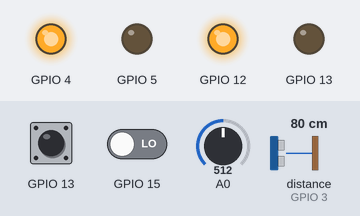
Bench run of a program on a simulated ESP8266 (NodeMCU). Parts: output pins drawn as LEDs (lit = HIGH). The test bench sets the inputs (shaded band); at power-on: GPIO 13 HIGH, GPIO 15 LOW, A0 = 512, distance to the obstacle (sensor on GPIO 3) 80 cm. WiFi joins after 1.5 s; servers stay silent unless stated; no MQTT or app messages arrive unless stated; what the program prints to the serial monitor is not drawn.

Above: at 31.78 s.
At 34.4 s:
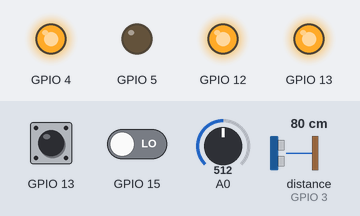
Timing chart, 0 to 38.1 s (numbered marks = the images above):
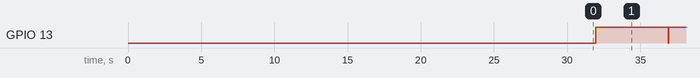

The program:

main.cpp
```cpp
#include <Arduino.h>
#include <SPI.h>
#include <Ethernet.h>
#include <PubSubClient.h>

#include <ESP8266mDNS.h>
#include <WiFiUdp.h>
#include <ArduinoOTA.h>

#include <ESP8266WiFi.h>
#include <PubSubClient.h>
#include <EEPROM.h>

#include <ESP8266WebServer.h>

const uint DEBUG = 1;

const uint MAX_MQTT_CONNECT_TRY = 30;
const char* MQTT_SERVER = "raspitagram.lan";
const int MQTT_PORT = 1883;
const int MQTT_MESSAGE_INTERVAL = 5000;
long lastMsg;

const uint MAX_WIFI_CONNECT_TRY = 60;
const char* WLAN_SSID = "__________";
const char* WLAN_PWD = "_________";

const char* TEMPERATURE_MQTT_TOPIC_PUB = "home/livingroom/temperature";
const char* HUMIDITY_MQTT_TOPIC_PUB = "home/livingroom/humidity";
const char* LDR_MQTT_TOPIC_PUB = "home/livingroom/ldr";
const char* LED_MQTT_TOPIC_SUB = "home/livingroom/led";
const char* RELAY_MQTT_TOPIC_SUB = "home/livingroom/relay";
const char* PIR_MQTT_TOPIC_PUB = "home/livingroom/pir";
const char* HCSR04_MQTT_TOPIC_PUB = "home/livingroom/hcsr04";

WiFiClient espClient;
PubSubClient client(espClient);

ESP8266WebServer webServer(80);

bool OTAUpdate = false;
long OTATimeout = 60*1000;
long OTAend=0;

#include "MqttRelay.h"
#include "MqttLed.h"
#include "MqttLdr.h"
#include "MqttPir.h"
#include "MqttDht.h"
#include "MqttHcsr04.h"
#include "MqttButton.h"

MqttDht dht(13,DHT22);
MqttHcsr04 hcsr04(5,3);
MqttRelay relay(4,MQTTRELAYTYPE_GND,0);
MqttLed led(12,MQTTLEDTYPE_GND,0);
MqttLdr ldr(17);
MqttPir pir(15,2);
MqttButton btn(14);

void setup();
void loop();
void handleRoot();
void mqtt_callback(const char* topic, byte* payload, unsigned int length);
void bindOTAEvents();
void setup_wifi();
void reconnect();
void PIR();
void Dht22();
void readHcsr04();
void readLdr();

void setup() {
  if (DEBUG) Serial.begin(115200);

  setup_wifi();
  webServer.on("/update", handleRoot);
  webServer.begin();
  if (DEBUG) Serial.println("HTTP server started");
  bindOTAEvents();
  relay.setup();
  led.setup();
  pir.setup();
  ldr.setup();
  btn.setup();
  hcsr04.setup();
  client.setServer(MQTT_SERVER, MQTT_PORT);
  client.setCallback(mqtt_callback);
}

void loop(){
   if(OTAUpdate && millis()-OTAend>0){
     ArduinoOTA.handle();
   }else{
    OTAUpdate=false;
    webServer.handleClient();
    if (!client.connected()) {
      reconnect();
    }
    client.loop();

    long now = millis();
    if (now - lastMsg > MQTT_MESSAGE_INTERVAL) {
      lastMsg = now;
      Dht22();
      readLdr();
    }
    PIR();
    readHcsr04();
  }
}

void handleRoot() {
  if (DEBUG) Serial.println("GOT OTA cmd");
  OTAUpdate = true;
  OTAend = millis()+OTATimeout;
  webServer.send(200, "text/plain", "GO");
  if (DEBUG) Serial.println("Start OTA");
}

void mqtt_callback(const char* topic, byte* payload, unsigned int length)
{
  if (DEBUG) Serial.print("Got message from ");
  if (DEBUG) Serial.println(topic);
  if (DEBUG) Serial.print("Payload: ");
  if (DEBUG) Serial.println((int) payload[0]);
  if (strcmp(topic, LED_MQTT_TOPIC_SUB)==0) {
   if ((int) payload[0] == 48) {
      led.off();
    } else {
      led.on();
    }
  }else
  if(strcmp(topic, RELAY_MQTT_TOPIC_SUB)==0){
    if ((int) payload[0] == 48) {
       relay.off();
     } else {
       relay.on();
     }
  }
}

void bindOTAEvents(){
  ArduinoOTA.onStart([]() {

    if (DEBUG) Serial.println("Start updating ");
  });

  ArduinoOTA.onEnd([]() {
    if (DEBUG) Serial.println("\nEnd");
    OTAUpdate =false;
    delay(100);
    ESP.restart();
  });

  ArduinoOTA.onProgress([](unsigned int progress, unsigned int total) {
    if (DEBUG) Serial.printf("Progress: %u%%\r", (progress / (total / 100)));
  });

  ArduinoOTA.onError([](ota_error_t error) {
    if (DEBUG) {
    Serial.printf("Error[%u]: ", error);
    if (error == OTA_AUTH_ERROR) Serial.println("Auth Failed");
    else if (error == OTA_BEGIN_ERROR) Serial.println("Begin Failed");
    else if (error == OTA_CONNECT_ERROR) Serial.println("Connect Failed");
    else if (error == OTA_RECEIVE_ERROR) Serial.println("Receive Failed");
    else if (error == OTA_END_ERROR) Serial.println("End Failed");
    }
    delay(100);
    ESP.restart();
  });

  ArduinoOTA.setPort(9069);
  ArduinoOTA.setPassword("M4yTh3F0rc3B3W1thY0u");
  ArduinoOTA.begin();
}

void setup_wifi() {
  int xTry = 0;
  delay(10);

  Serial.println();
  Serial.print("Connecting to ");
  Serial.println(WLAN_SSID);

  WiFi.begin(WLAN_SSID, WLAN_PWD);

  while (WiFi.status() != WL_CONNECTED && ++xTry < MAX_WIFI_CONNECT_TRY) {
    delay(500);
    Serial.print(".");
  }
  if(WiFi.status() != WL_CONNECTED ){
    Serial.println("Wifi Failed.. Restarting");
    delay(100);
    ESP.restart();
  }

  Serial.println("");
  Serial.println("WiFi connected");
  Serial.println("IP address: ");
  Serial.println(WiFi.localIP());
}

void reconnect() {
  int xTry = 0;

  while (!client.connected() && ++xTry < MAX_MQTT_CONNECT_TRY) {
    Serial.print("Attempting MQTT connection...");
    Serial.print(xTry);

    if (client.connect("ESP8266Client")) {
      Serial.println("connected");

      client.subscribe(LED_MQTT_TOPIC_SUB);
      client.subscribe(RELAY_MQTT_TOPIC_SUB);

      Serial.print("Subscribed to ");
      Serial.println(LED_MQTT_TOPIC_SUB);
    } else {
      Serial.print("failed, rc=");
      Serial.print(client.state());
      Serial.println(" try again in 5 seconds");

      delay(5000);
    }
  }
  if(!client.connected()){
    Serial.println("Mqtt Failed.. Restarting");
    delay(100);
    ESP.restart();
  }
}

void PIR(){
  char val[2];
  int x = pir.read();
  String(x).toCharArray(val,2);
  client.publish(PIR_MQTT_TOPIC_PUB, val);
  Serial.print("PIR: ");Serial.println(x);
}

void Dht22(){
  char temp[10];
  char hum[10];

  float tempVal = dht.temperature();

  if (!isnan(tempVal)) {
    String(tempVal).toCharArray(temp, 10);
    client.publish(TEMPERATURE_MQTT_TOPIC_PUB, temp);
  }
  float humidVal = dht.humidity();
  if (!isnan(humidVal)) {
    String(humidVal).toCharArray(hum, 10);
    client.publish(HUMIDITY_MQTT_TOPIC_PUB, hum);
  }
}

void readHcsr04(){
  char val[10];
  long value = hcsr04.read();
  if (!isnan(value)) {
    String(value).toCharArray(val,10);
    client.publish(HCSR04_MQTT_TOPIC_PUB, val);
  }
}

void readLdr(){
  char ldrx[10];
  long value = ldr.read();
  if (!isnan(value)) {
    String(value).toCharArray(ldrx,10);
    client.publish(LDR_MQTT_TOPIC_PUB, ldrx);
  }
}
```

Measured:
- by itself, GPIO 13: alternates HIGH for 5.0 s and LOW for 0.02 s
